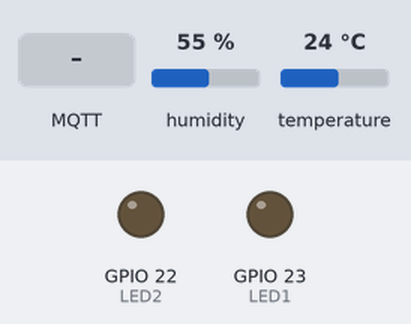
The sketch below on a simulated ESP32. Shown: output pins drawn as LEDs (lit = HIGH). Inputs (shaded band) come from the test bench; at power-on: humidity 55 %, temperature 24 °C. WiFi joins after 1.5 s; servers stay silent unless stated; random numbers use the default seed unless the sketch sets one; no MQTT or app messages arrive unless stated; what the sketch prints to the serial monitor is not drawn.

Above: at 2.7 s.
2.8 s: MQTT message "LED1_ON" arrives on the first subscribed topic
At 3.2 s:
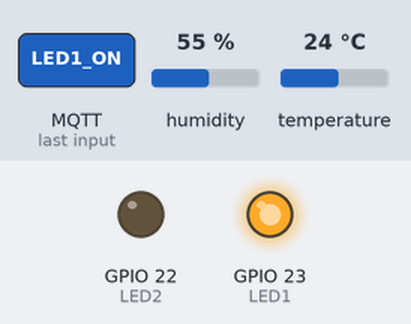
4.3 s: MQTT message "LED2_ON" arrives on the first subscribed topic
At 5.5 s:
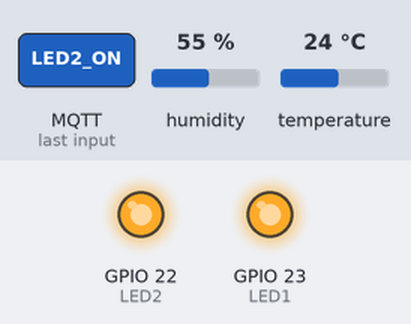
5.8 s: MQTT message "LED1_OFF" arrives on the first subscribed topic
At 6.7 s:
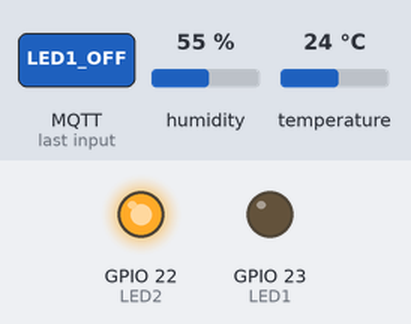
7.3 s: MQTT message "LED2_OFF" arrives on the first subscribed topic
At 7.8 s:
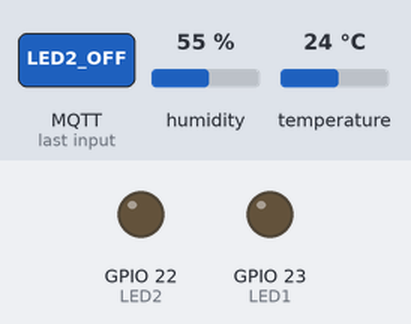
Timing chart, 0 to 9.8 s (numbered marks = the images above; inputs shaded):
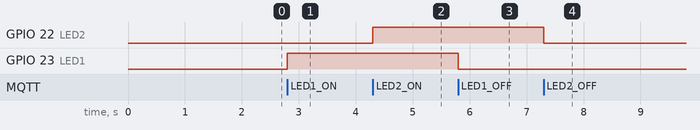

Measured:
- after the input at 2.8 s, GPIO 23 (LED1): LOW → HIGH at once
- after the input at 4.3 s, GPIO 22 (LED2): LOW → HIGH at once
- after the input at 5.8 s, GPIO 23 (LED1): HIGH → LOW at once
- after the input at 7.3 s, GPIO 22 (LED2): HIGH → LOW at once

The sketch:

MQTTCONT.ino
```cpp
#include <WiFi.h>
#include <PubSubClient.h>
#include <DHT22.h>

// ---------- WiFi ----------
const char* ssid = "Ruc2hxd";
const char* password = "ruch1232";

// ---------- MQTT ----------
const char* mqtt_server = "broker.emqx.io";
const char* pubTopic = "weerachot";
const char* subTopic = "weerachot/c";

// ---------- DHT ----------
#define pinDATA 15
DHT22 dht22(pinDATA);

// ---------- LED ----------
#define LED1 23
#define LED2 22

WiFiClient espClient;
PubSubClient client(espClient);

unsigned long lastMsg = 0;

// ---------- WiFi ----------
void setup_wifi() {
  delay(10);
  Serial.println();
  Serial.print("Connecting to ");
  Serial.println(ssid);

  WiFi.begin(ssid, password);

  while (WiFi.status() != WL_CONNECTED) {
    delay(500);
    Serial.print(".");
  }

  Serial.println("\nWiFi connected");
  Serial.print("IP: ");
  Serial.println(WiFi.localIP());
}

// ---------- MQTT callback ----------
void callback(char* topic, byte* payload, unsigned int length) {

  String message = "";

  for (int i = 0; i < length; i++) {
    message += (char)payload[i];
  }

  Serial.print("Message received: ");
  Serial.println(message);

  // ---------- ควบคุม LED ----------
  if (message == "LED1_ON") {
    digitalWrite(LED1, HIGH);
  }
  else if (message == "LED1_OFF") {
    digitalWrite(LED1, LOW);
  }
  else if (message == "LED2_ON") {
    digitalWrite(LED2, HIGH);
  }
  else if (message == "LED2_OFF") {
    digitalWrite(LED2, LOW);
  }
}

// ---------- MQTT reconnect ----------
void reconnect() {
  while (!client.connected()) {
    Serial.print("Connecting MQTT...");

    String clientId = "ESP32-";
    clientId += String(random(0xffff), HEX);

    if (client.connect(clientId.c_str())) {
      Serial.println("connected");

      // subscribe คำสั่งควบคุม
      client.subscribe(subTopic);

    } else {
      Serial.print("failed, rc=");
      Serial.print(client.state());
      Serial.println(" retry in 2 sec");
      delay(2000);
    }
  }
}

// ---------- setup ----------
void setup() {
  Serial.begin(115200);

  pinMode(LED1, OUTPUT);
  pinMode(LED2, OUTPUT);

  digitalWrite(LED1, LOW);
  digitalWrite(LED2, LOW);

  setup_wifi();

  client.setServer(mqtt_server, 1883);
  client.setCallback(callback);

}

// ---------- loop ----------
void loop() {
  if (!client.connected()) {
    reconnect();
  }
  client.loop();

  unsigned long now = millis();

  if (now - lastMsg > 3000) {

    float temp = dht22.getTemperature();
    float hum = dht22.getHumidity();

    if (isnan(temp) || isnan(hum)) {
      Serial.println("Failed to read from DHT!");
      return;
    }

    char msg[100];

    snprintf(msg, sizeof(msg),
             "{\"Tempp\": %.2f, \"Humid\": %.2f}",
             temp, hum);

    Serial.print("Publish: ");
    Serial.println(msg);

    client.publish(pubTopic, msg);

    lastMsg = now;
  }
}
```
